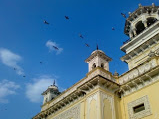
#> input picture 2Dhist.png, 159 x 119 px
$ python FAST.py   (Python 2 division)
#> lines starting #> are read from the running program, lines starting #| are printed output that depends on the picture
# -*- coding: utf-8 -*-

import numpy as np
import cv2
from matplotlib import pyplot as plt
img = cv2.imread('../2Dhist.png',0)
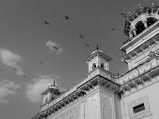
#> img: shape (119, 159); min 0, max 223, mean 117.9
# Initiate FAST object with default values
fast = cv2.FastFeatureDetector_create()
# find and draw the keypoints
kp = fast.detect(img,None)
#> kp = 536 keypoints; strongest (x, y, size): (143, 104, 7), (134, 107, 7), (137, 33, 7), (94, 63, 7)
img2 = cv2.drawKeypoints(img, kp, None, color=(255,0,0))
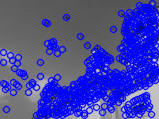
#> img2: shape (119, 159, 3); mean of channels 0, 1, 2 165, 71, 71; drawn as B, G, R
# Print all default params
print "Threshold: ", fast.getThreshold()
print "nonmaxSuppression: ", fast.getNonmaxSuppression()
print "neighborhood: ", fast.getType()
print "Total Keypoints with nonmaxSuppression: ", len(kp)
#| Total Keypoints with nonmaxSuppression:  536
cv2.imwrite('fast_true.png',img2)
# Disable nonmaxSuppression
fast.setNonmaxSuppression(0)
kp = fast.detect(img,None)
#> kp = 2253 keypoints; strongest (x, y, size): (152, 3, 7), (153, 3, 7), (138, 4, 7), (139, 4, 7)
print "Total Keypoints without nonmaxSuppression: ", len(kp)
#| Total Keypoints without nonmaxSuppression:  2253
img3 = cv2.drawKeypoints(img, kp, None, color=(255,0,0))
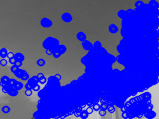
#> img3: shape (119, 159, 3); mean of channels 0, 1, 2 181.4, 55.7, 55.7; drawn as B, G, R
cv2.imwrite('fast_false.png',img3)

$ run again, with CLAHE.png copied over 2Dhist.png
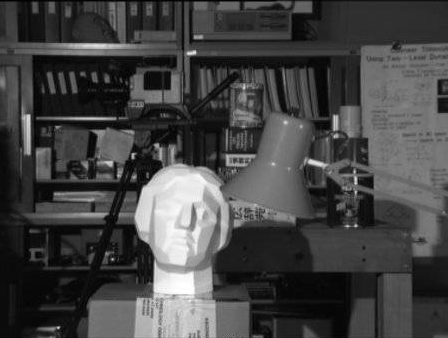
#> input picture CLAHE.png, 448 x 338 px
#> img is the input picture: shape (338, 448); min 0, max 255, mean 68.5
#> `kp = fast.detect(img,None)`: kp = 2070 keypoints; strongest (x, y, size): (58, 327, 7), (112, 259, 7), (195, 52, 7), (29, 115, 7)
#> `img2 = cv2.drawKeypoints(img, kp, None, color=(255,0,0))`:
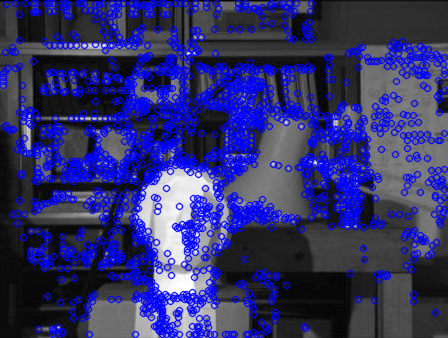
#> img2: shape (338, 448, 3); mean of channels 0, 1, 2 109.8, 50.2, 50.2; drawn as B, G, R
#| Total Keypoints with nonmaxSuppression:  2070
#> `kp = fast.detect(img,None)`: kp = 10393 keypoints; strongest (x, y, size): (14, 3, 7), (15, 3, 7), (16, 3, 7), (25, 3, 7)
#| Total Keypoints without nonmaxSuppression:  10393
#> `img3 = cv2.drawKeypoints(img, kp, None, color=(255,0,0))`:
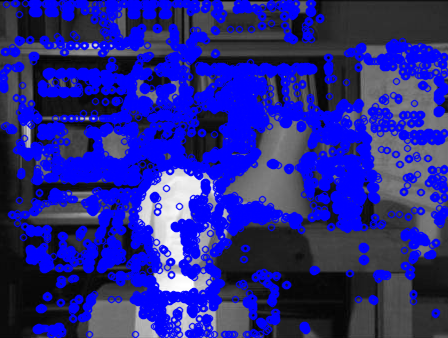
#> img3: shape (338, 448, 3); mean of channels 0, 1, 2 141.4, 37.9, 37.9; drawn as B, G, R
